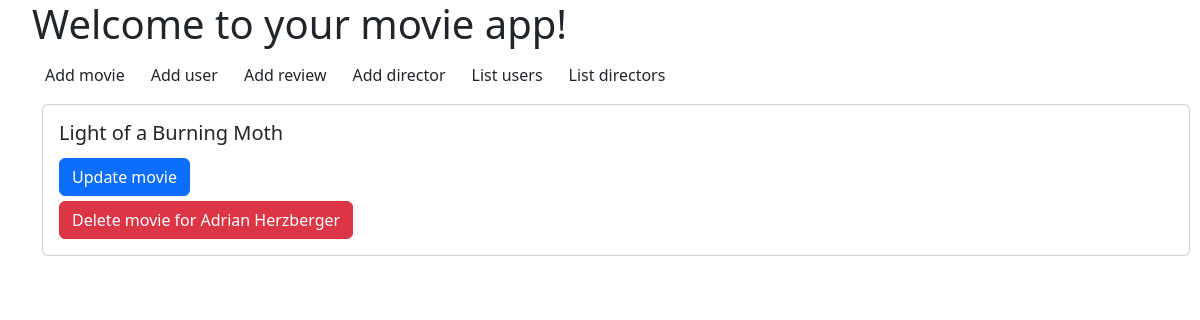
/, run on an earlier commit of the app's database.
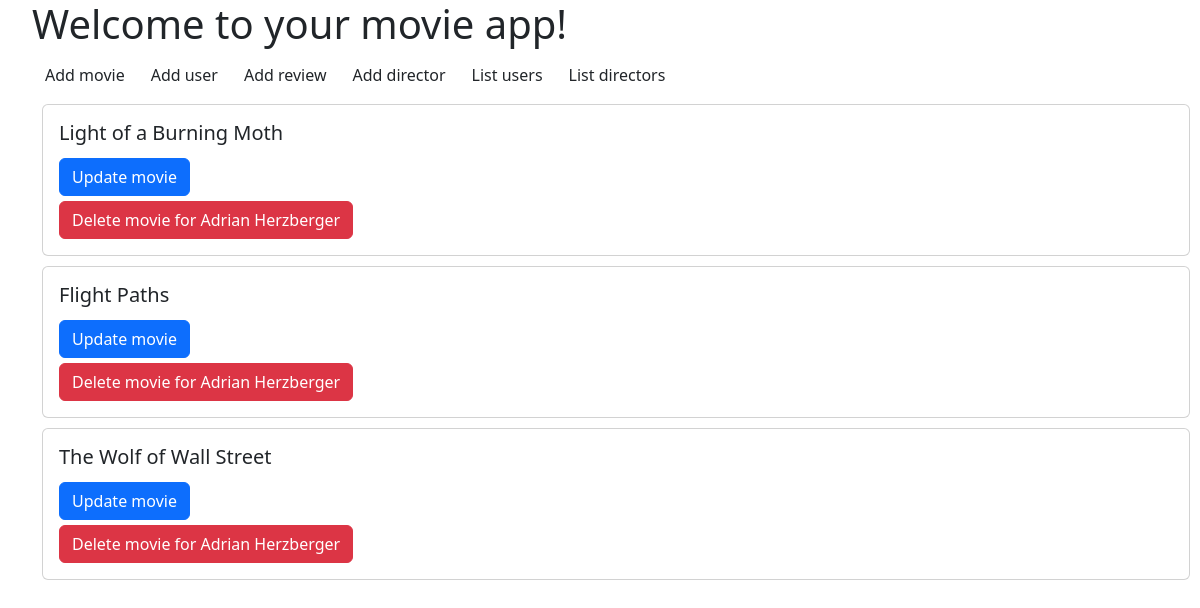
And on a later commit of the database.
### _storage/movie_storage.py (models this page shows)
class Movie(db.Model):
    __tablename__ = 'movies'
    id = db.Column(db.Integer, primary_key=True, autoincrement=True)
    movie_title = db.Column(db.String(100), nullable=False)
    movie_rating = db.Column(db.Float, nullable=True)
    directory = db.Column(db.String, nullable=True)
    release_date = db.Column(db.Date, nullable=True)
    user_id = db.Column(db.Integer, ForeignKey('users.id'), nullable=False)
    owner = relationship('User', back_populates='movies')
    director = relationship('Director', back_populates='directed_movies')
    reviews = relationship('Review', back_populates='movie')

### _storage/user_storage.py (models this page shows)
class User(db.Model):
    __tablename__ = 'users'
    id = db.Column(db.Integer, primary_key=True, autoincrement=True)
    first_name = db.Column(db.String(50), nullable=False)
    last_name = db.Column(db.String(50), nullable=False)
    birth_date = db.Column(db.Date, nullable=False)
    movies = relationship('Movie', back_populates='owner', cascade="all, delete-orphan")
    reviews = relationship('Review', back_populates='author')

### app.py (the view)
@app.route("/", methods=["GET"])
def home():
    if request.method == "GET":
        movies = data_manager.get_all_movies()
        users = data_manager.get_all_users()
        reviews = data_manager.get_all_reviews()
    return render_template("index.html", movies=movies, users=users, reviews=reviews)

### _storage/db_data_manager.py (called while the page is built)
    def get_all_users(self):
        return User.query.all()

    def get_all_movies(self):
        return Movie.query.all()

    def get_all_reviews(self):
        return Review.query.all()

### templates/index.html (shortened to what this page needs)
<!DOCTYPE html>
<html lang="en">
<head>
    <link rel="stylesheet" href="/static/style.css">
    <link href="https://cdn.jsdelivr.net/npm/bootstrap@5.3.3/dist/css/bootstrap.min.css" rel="stylesheet"
>
</head>
<body>
    <div class="home-section">
        <div class="nav-section">
            <h1>Welcome to your movie app!</h1>
            <ul class="nav">
                <li class="nav-item">
                    <a href="/add_movie">
                        <button type="button" class="btn">Add movie</button>
                    </a>
                </li>
                <li class="nav-item">
                    <a href="/add_user">
                        <button type="button" class="btn">Add user</button>
                    </a>
                </li>
                <li class="nav-item">
                    <a href="/add_review">
                        <button type="button" class="btn">Add review</button>
                    </a>
                </li>
                <li class="nav-item">
                    <a href="/add_director">
                        <button type="button" class="btn">Add director</button>
                    </a>
                </li>
                <li class="nav-item">
                    <a href="/users">
                        <button type="button" class="btn">List users</button>
                    </a>
                </li>
                <li class="nav-item">
                    <a href="/directors">
                        <button type="button" class="btn">List directors</button>
                    </a>
                </li>
            </ul>
        </div>
        {% if movies %}
        <ul>
            {% for movie in movies %}
            <li>
                <div class="card">
                    <div class="card-body">
                        <h5 class="card-title">{{ movie.movie_title }}</h5>
                        <form action="/update_movie/{{ movie.id }}/" method="POST">
                            <button type="submit" class="btn btn-primary">Update movie</button>
                        </form>
                        {% if users %}
                            {% for user in users %}
                                {% if movie.user_id == user.id %}
                                <form action="/users/{{ user.id }}/delete_movie/{{ movie.id }}/" method="POST">
                                    <button type="submit" class="btn btn-danger">Delete movie for {{ user.first_name }} {{ user.last_name }}</button>
                                </form>
                                {% endif %}
                            {% endfor %}
                        {% endif %}
                    </div>
                </div>
            </li>
            {% endfor %}
        </ul>
        {% else %}
        <p>No movie available.</p>
        {% endif %}
    </div>
</body>
</html>

What changed in the data, as far as the page shows it:
added Movie: movie_title "Flight Paths", User (first_name "Adrian", last_name "Herzberger")
added Movie: movie_title "The Wolf of Wall Street", User (first_name "Adrian", last_name "Herzberger")
